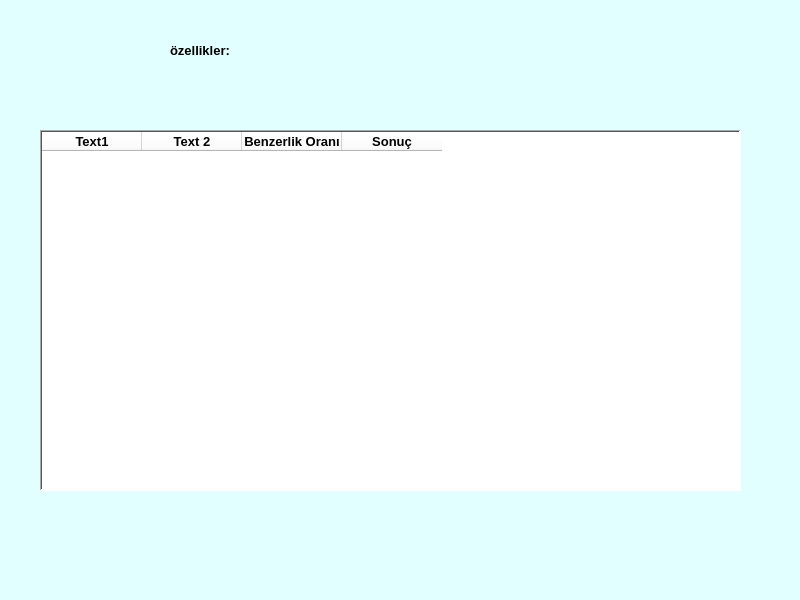
<?xml version="1.0" encoding="UTF-8"?>
<ui version="4.0">
 <class>MainWindow</class>
 <widget class="QMainWindow" name="MainWindow">
  <property name="geometry">
   <rect>
    <x>0</x>
    <y>0</y>
    <width>800</width>
    <height>600</height>
   </rect>
  </property>
  <property name="windowTitle">
   <string>MainWindow</string>
  </property>
  <property name="styleSheet">
   <string notr="true">background-color: rgb(225, 255, 255);</string>
  </property>
  <widget class="QWidget" name="centralwidget">
   <property name="styleSheet">
    <string notr="true">border-right-color: rgb(255, 24, 86);</string>
   </property>
   <widget class="QLabel" name="ozelliklabel">
    <property name="geometry">
     <rect>
      <x>170</x>
      <y>20</y>
      <width>401</width>
      <height>61</height>
     </rect>
    </property>
    <property name="font">
     <font>
      <pointsize>10</pointsize>
      <bold>true</bold>
      <kerning>true</kerning>
     </font>
    </property>
    <property name="text">
     <string>özellikler:</string>
    </property>
   </widget>
   <widget class="QTableWidget" name="tableWidget">
    <property name="geometry">
     <rect>
      <x>40</x>
      <y>130</y>
      <width>701</width>
      <height>361</height>
     </rect>
    </property>
    <property name="sizePolicy">
     <sizepolicy hsizetype="Expanding" vsizetype="Expanding">
      <horstretch>0</horstretch>
      <verstretch>0</verstretch>
     </sizepolicy>
    </property>
    <property name="font">
     <font>
      <pointsize>9</pointsize>
      <kerning>true</kerning>
     </font>
    </property>
    <property name="cursor" stdset="0">
     <cursorShape>ArrowCursor</cursorShape>
    </property>
    <property name="mouseTracking">
     <bool>true</bool>
    </property>
    <property name="tabletTracking">
     <bool>false</bool>
    </property>
    <property name="acceptDrops">
     <bool>false</bool>
    </property>
    <property name="autoFillBackground">
     <bool>false</bool>
    </property>
    <property name="styleSheet">
     <string notr="true">background-color: rgb(255, 255, 255);
selection-color: rgb(0, 242, 255);
selection-background-color: #BCDCF4;
</string>
    </property>
    <property name="frameShape">
     <enum>QFrame::WinPanel</enum>
    </property>
    <property name="frameShadow">
     <enum>QFrame::Sunken</enum>
    </property>
    <property name="lineWidth">
     <number>1</number>
    </property>
    <property name="sizeAdjustPolicy">
     <enum>QAbstractScrollArea::AdjustToContents</enum>
    </property>
    <property name="autoScroll">
     <bool>true</bool>
    </property>
    <property name="showDropIndicator" stdset="0">
     <bool>false</bool>
    </property>
    <property name="alternatingRowColors">
     <bool>false</bool>
    </property>
    <property name="columnCount">
     <number>4</number>
    </property>
    <column>
     <property name="text">
      <string>Text1</string>
     </property>
     <property name="font">
      <font>
       <pointsize>10</pointsize>
       <bold>true</bold>
       <stylestrategy>PreferDefault</stylestrategy>
      </font>
     </property>
    </column>
    <column>
     <property name="text">
      <string>Text 2</string>
     </property>
     <property name="font">
      <font>
       <pointsize>10</pointsize>
       <italic>false</italic>
       <bold>true</bold>
       <underline>false</underline>
       <kerning>true</kerning>
      </font>
     </property>
    </column>
    <column>
     <property name="text">
      <string>Benzerlik Oranı</string>
     </property>
     <property name="font">
      <font>
       <pointsize>10</pointsize>
       <bold>true</bold>
       <underline>false</underline>
       <strikeout>false</strikeout>
       <kerning>true</kerning>
      </font>
     </property>
    </column>
    <column>
     <property name="text">
      <string>Sonuç</string>
     </property>
     <property name="font">
      <font>
       <pointsize>10</pointsize>
       <bold>true</bold>
      </font>
     </property>
    </column>
   </widget>
   <zorder>tableWidget</zorder>
   <zorder>ozelliklabel</zorder>
  </widget>
  <widget class="QMenuBar" name="menubar">
   <property name="geometry">
    <rect>
     <x>0</x>
     <y>0</y>
     <width>800</width>
     <height>25</height>
    </rect>
   </property>
  </widget>
  <widget class="QStatusBar" name="statusbar"/>
 </widget>
 <resources/>
 <connections/>
</ui>
